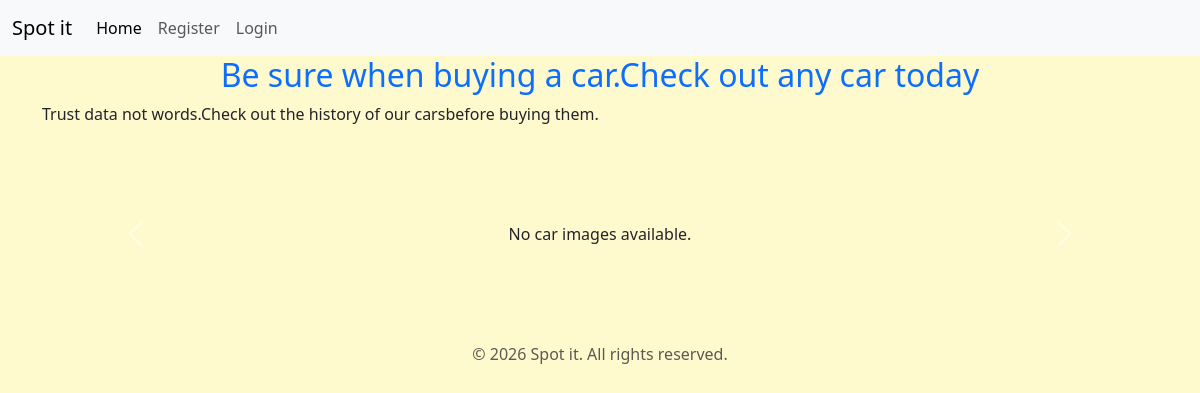
/, run on an earlier commit of the app's database.
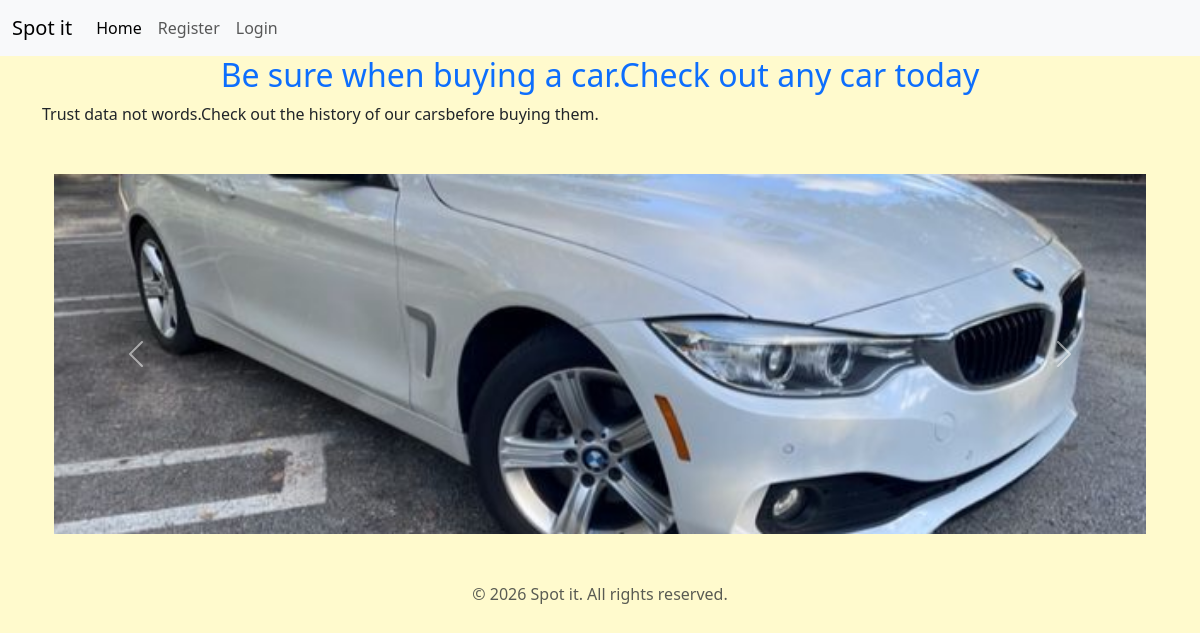
And on a later commit of the database.
### leapp/models.py (models this page shows, shortened)
class Car(models.Model):
    name = models.CharField(max_length=100)
    price = models.FloatField()
    description = models.TextField()
    image = models.ImageField(upload_to='cars/')
    created_at = models.DateTimeField(auto_now_add=True)

### leapp/views.py (the view)
# urls.py: path('',views.index,name='index'),
def index(request):
    cars = Car.objects.all()[:3]
    carousel_items = Car.objects.filter(image__isnull=False).exclude(image__exact='')[:3]
    return render(request, 'index.html', {'cars': cars, 'carousel_items': carousel_items})

### leapp/templates/index.html (shortened to what this page needs)
{% extends 'base.html' %}
{% block content %}
<div class="container">
<h2 class="text-center text-primary">Be sure when buying a car.Check out any car today  </h2>
<p>Trust data not words.Check out the history of our carsbefore buying them.</p>
  <section class="container my-5">
    <div id="carouselExample" class="carousel slide">
  <div class="carousel-inner">
    {% for car in carousel_items %}
    <div class="carousel-item{% if forloop.first %} active{% endif %}">
      <img src="{{ car.image.url }}" class="d-block w-100 carousel-image" alt="{{ car.name }}">
    </div>
    {% empty %}
    <div class="carousel-item active">
      <div class="p-5 text-center">No car images available.</div>
    </div>
    {% endfor %}
  </div>
  <button class="carousel-control-prev" type="button" data-bs-target="#carouselExample" data-bs-slide="prev">
    <span class="carousel-control-prev-icon" aria-hidden="true"></span>
  </button>
  <button class="carousel-control-next" type="button" data-bs-target="#carouselExample" data-bs-slide="next">
    <span class="carousel-control-next-icon" aria-hidden="true"></span>
  </button>
    </div>
  </section>
</div>
{% endblock %}

What changed in the data, as far as the page shows it:
added Car: image (picture)
Also different on the page:
text no longer shown: "No car images available."
